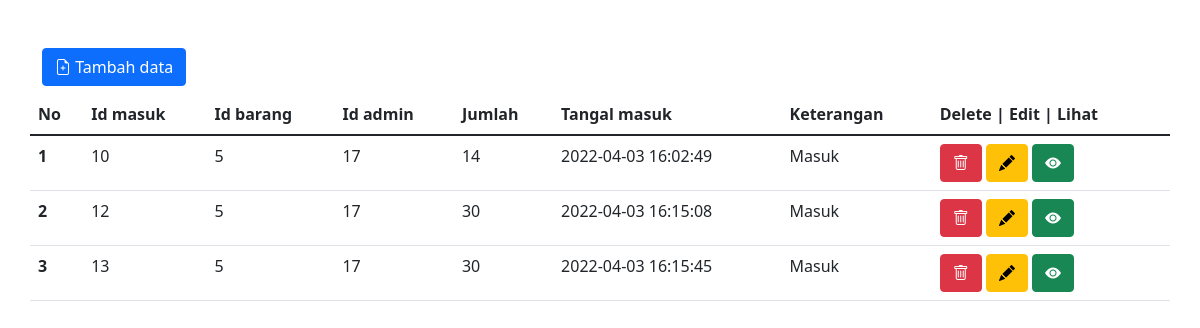
The page /barang_masuk/home.php (signed in) on the database its author committed.
### tables this page shows
CREATE TABLE `barang_masuk` (
  `id_masuk` int(30) NOT NULL,
  `id_barang` int(30) NOT NULL,
  `id_admin` int(30) NOT NULL,
  `nama_admin` varchar(50) NOT NULL,
  `jumlah` int(255) NOT NULL,
  `tanggal_masuk` datetime NOT NULL,
  `keterangan` enum('Masuk') NOT NULL
);

### barang_masuk/home.php (the view, shortened to what this page needs)
<?php
require "../session.php";
?>
<!DOCTYPE html>
<html lang="en">
<head>
    <link href="https://cdn.jsdelivr.net/npm/bootstrap@5.1.3/dist/css/bootstrap.min.css" rel="stylesheet">
    <link rel="stylesheet" href="https://cdn.jsdelivr.net/npm/bootstrap-icons@1.8.1/font/bootstrap-icons.css">
</head>
<body>
<div class="container">
<div class="col mt-5 justify-content-end">
<a href="create.php" type="button" class="btn btn-primary"><i class="bi bi-file-earmark-plus"></i> Tambah data</a>
</div>
<div class="col">
  <div class="row">
    <table class="table mt-2">
      <thead>
        <tr>
          <th scope="col">No</th>
          <th scope="col">Id masuk</th>
          <th scope="col">Id barang</th>
          <th scope="col">Id admin</th>
          <th scope="col">Jumlah</th>
          <th scope="col">Tangal masuk</th>
          <th scope="col">Keterangan</th>
          <th scope="col" class="center">Delete | Edit | Lihat</th>
        </tr>
      </thead>
      <tbody>
          <?php
          $query=mysqli_query ($koneksi,"SELECT * FROM barang_masuk order by id_masuk");
          $no=1;
          while($r= mysqli_fetch_array($query)){
            echo"<tr>
            <th scope='row'>$no</th>
            <td>$r[id_masuk]</td>
            <td>$r[id_barang]</td>
            <td>$r[id_admin]</td>
            <td>$r[jumlah]</td>
            <td>$r[tanggal_masuk]</td>
            <td>$r[keterangan]</td>
            <td>
            <a href='delete.php?id_masuk=$r[id_masuk]' button type='button' class='btn btn-danger' onclick='return confirm('Are You Sure?')'><i class='bi bi-trash'></i></a>
            <a href='edit.php?id_masuk=$r[id_masuk]'button type='button' class='btn btn-warning'><i class='bi bi-pencil-fill'></i></a>
            <a href='lihat.php?id_masuk=$r[id_masuk]'button type='button' class='btn btn-success'><i class='bi bi-eye-fill'></i></a>
            </td>
          </tr>";
          $no++;
          }
        ?>
      </tbody>
    </table>
    </div>
  </div>
</div>
</body>
</html>

### rows shown on the page
barang_masuk: id_masuk "10", id_barang "5", id_admin "17", jumlah "14", tanggal_masuk "2022-04-03 16:02:49", keterangan "Masuk"
barang_masuk: id_masuk "12", id_barang "5", id_admin "17", jumlah "30", tanggal_masuk "2022-04-03 16:15:08", keterangan "Masuk"
barang_masuk: id_masuk "13", id_barang "5", id_admin "17", jumlah "30", tanggal_masuk "2022-04-03 16:15:45", keterangan "Masuk"
